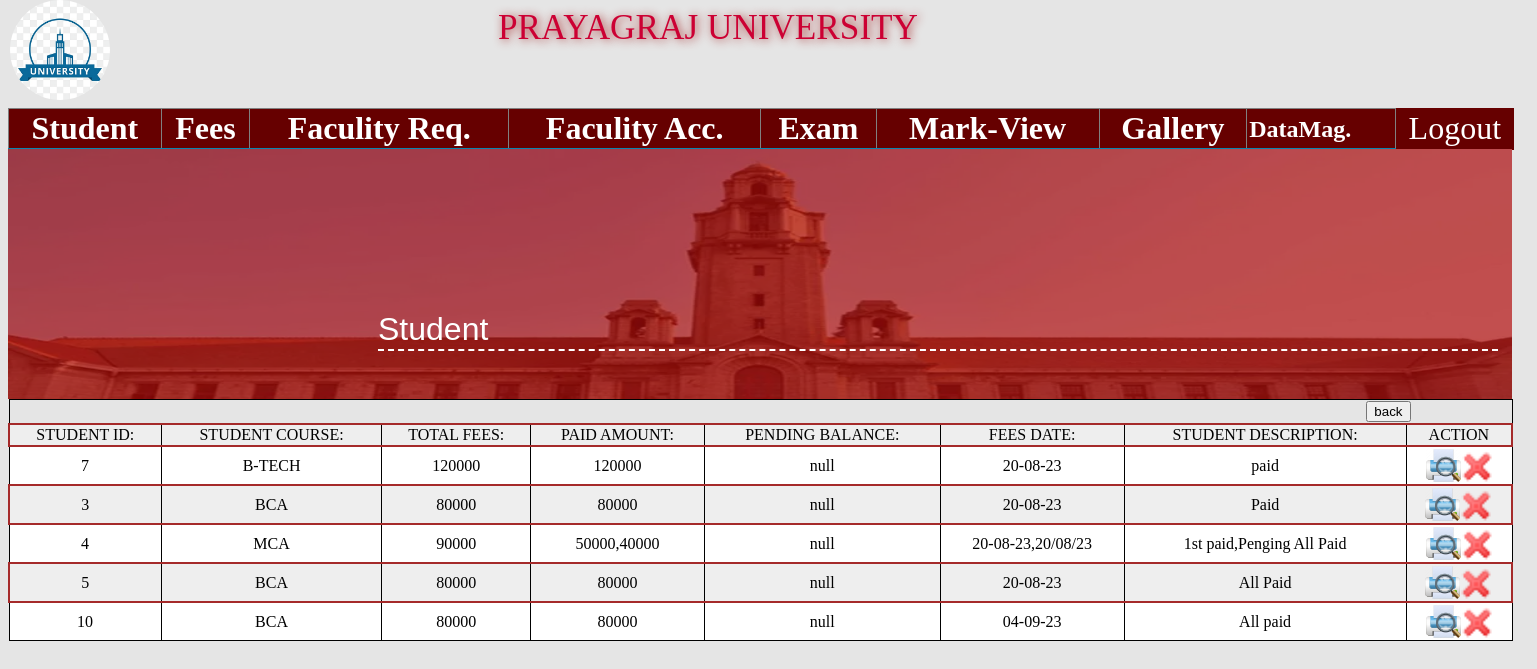
The app's page /_admin/Paid_fees_view.php with its own data.
### tables this page shows
CREATE TABLE IF NOT EXISTS `fees` (
  `fees_id` int(255) NOT NULL auto_increment,
  `fees_st_id` int(255) NOT NULL,
  `fees_st_course` varchar(255) NOT NULL,
  `fees_total` varchar(255) NOT NULL,
  `fees_amount` varchar(255) NOT NULL,
  `fees_balance` varchar(255) NOT NULL,
  `fees_date` varchar(255) NOT NULL,
  `fees_desc` varchar(255) NOT NULL,
  PRIMARY KEY  (`fees_id`)
);

### _admin/Paid_fees_view.php (the view, shortened to what this page needs)
<?php include_once("includes/header.php");?>
<?php
$sql="Select *from fees order by fees_id";
$rs=mysqli_query($con,$sql)or die(mysqli_error($con));
?>
<div style="position:relative;top:60px;">
<form action="lib/student.php" method="post" enctype="multipart/form-data" name="paid_view" id="paid_view" onsubmit="return fees_add(this);">
	<table width="1505" id="stu-view-table">
	<tr>
		<td colspan="8" ><div style="text-align:right;padding-right:100px;"><input type="button" value="back" onclick="javascript:history.back()" /></div></td>
	</tr>
	<tr class="stu-view-table-tr">
    <td>STUDENT ID:</td>
	<td>STUDENT COURSE:</td>
	<td>TOTAL FEES:</td>
	<td>PAID AMOUNT:</td>
	<td>PENDING BALANCE:</td>
	<td>FEES DATE:</td>
	<td>STUDENT DESCRIPTION:</td>
	<td><div class="fees_print" >ACTION</div></td>
	</tr>
	<?php
	while($data=mysqli_fetch_assoc($rs)){
	?>
  <tr class="stu-view-table-tr">
  	<td><?=$data[fees_st_id]?></td>
	<td><?=$data[fees_st_course]?></td>
	<td><?=$data[fees_total]?></td>
	<td><?=$data[fees_amount]?></td>
	<td><?=$data[fees_balance]?></td>
	<td><?=$data[fees_date]?></td>
	<td><?=$data[fees_desc]?></td>
    <td><div class="fees_print"><a href="fees_view.php?st_id=<?=$data[fees_st_id]?>"><img src="images/print-view.png"  width="35px" height="35px"/></a><a href="javascript:fees_delete(<?=$data[fees_id]?>)"><img src="images/del.ico"/></a></div></td>
    </tr>
	<?php }?>
  </table>
</form>

### _admin/css/university_css.css (style rules this page uses)
body { background-color:rgba(0,0,0,0.1); }
a { text-decoration:none; color:white; }
#stu-view-table { border-collapse: collapse; border: 1px solid black; text-align: center; }
.stu-view-table-tr { border: 1px solid black; }
.stu-view-table-tr td { border: 1px solid black; }
.stu-view-table-tr:nth-child(even) { background-color:#EEEEEE; border:2px solid brown; }
.stu-view-table-tr:nth-child(odd) { background-color:white; }
.stu-view-table-tr td a { text-decoration:none; }

### records on screen
fees: fees_st "7", fees_st_course "B-TECH", fees_total "120000", fees_amount "120000", fees_balance "null", fees_date "20-08-23", fees_desc "paid"
fees: fees_st "3", fees_st_course "BCA", fees_total "80000", fees_amount "80000", fees_balance "null", fees_date "20-08-23", fees_desc "Paid"
fees: fees_st "4", fees_st_course "MCA", fees_total "90000", fees_amount "50000,40000", fees_balance "null", fees_date "20-08-23,20/08/23", fees_desc "1st paid,Penging All Paid"
fees: fees_st "5", fees_st_course "BCA", fees_total "80000", fees_amount "80000", fees_balance "null", fees_date "20-08-23", fees_desc "All Paid"
fees: fees_st "10", fees_st_course "BCA", fees_total "80000", fees_amount "80000", fees_balance "null", fees_date "04-09-23", fees_desc "All paid"
